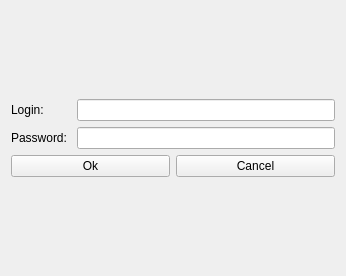
<?xml version="1.0" encoding="UTF-8"?>
<ui version="4.0">
 <class>loginWidget</class>
 <widget class="QWidget" name="loginWidget">
  <property name="geometry">
   <rect>
    <x>0</x>
    <y>0</y>
    <width>346</width>
    <height>276</height>
   </rect>
  </property>
  <property name="windowTitle">
   <string>Welcome</string>
  </property>
  <layout class="QGridLayout" name="gridLayout_2">
   <item row="0" column="0">
    <layout class="QVBoxLayout" name="verticalLayout_2">
     <item>
      <layout class="QVBoxLayout" name="verticalLayout">
       <item>
        <layout class="QGridLayout" name="gridLayout">
         <item row="1" column="1">
          <widget class="QLineEdit" name="passwordLineEdit">
           <property name="inputMethodHints">
            <set>Qt::ImhHiddenText|Qt::ImhLatinOnly|Qt::ImhNoAutoUppercase|Qt::ImhNoPredictiveText|Qt::ImhSensitiveData</set>
           </property>
           <property name="echoMode">
            <enum>QLineEdit::Password</enum>
           </property>
           <property name="clearButtonEnabled">
            <bool>true</bool>
           </property>
          </widget>
         </item>
         <item row="0" column="0">
          <widget class="QLabel" name="loginLable">
           <property name="text">
            <string>Login: </string>
           </property>
          </widget>
         </item>
         <item row="1" column="0">
          <widget class="QLabel" name="passwordLable">
           <property name="text">
            <string>Password: </string>
           </property>
           <property name="textFormat">
            <enum>Qt::AutoText</enum>
           </property>
          </widget>
         </item>
         <item row="0" column="1">
          <widget class="QLineEdit" name="loginLineEdit">
           <property name="clearButtonEnabled">
            <bool>true</bool>
           </property>
          </widget>
         </item>
        </layout>
       </item>
      </layout>
     </item>
     <item>
      <layout class="QHBoxLayout" name="horizontalLayout">
       <item>
        <widget class="QPushButton" name="okPushButton">
         <property name="text">
          <string>Ok</string>
         </property>
        </widget>
       </item>
       <item>
        <widget class="QPushButton" name="cancelPushButton">
         <property name="text">
          <string>Cancel</string>
         </property>
        </widget>
       </item>
      </layout>
     </item>
    </layout>
   </item>
  </layout>
 </widget>
 <tabstops>
  <tabstop>loginLineEdit</tabstop>
  <tabstop>passwordLineEdit</tabstop>
  <tabstop>cancelPushButton</tabstop>
  <tabstop>okPushButton</tabstop>
 </tabstops>
 <resources/>
 <connections/>
</ui>
